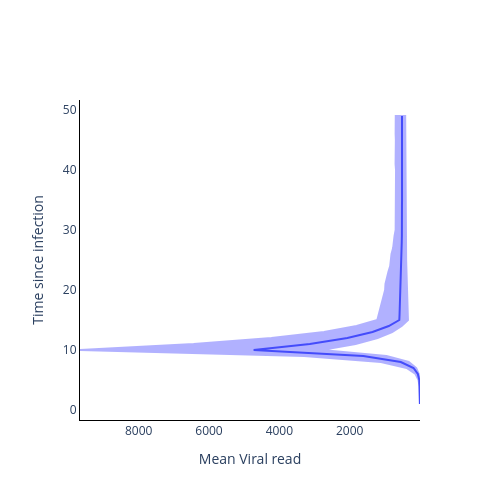

The notebook cell saved with this chart:
### Code cell
fig = go.Figure()

fig.add_trace(
    go.Scatter(
        y=time_from_infec,
        x=np.mean(vr_val, axis=1),
        mode='lines',
        name='Mean Viral read',
        showlegend=False,
    )
)

fig.add_trace(
    go.Scatter(
        y=time_from_infec.tolist() + time_from_infec.tolist()[::-1],
        x=np.quantile(vr_val, 0.975, axis=1).tolist() + np.quantile(vr_val, 0.025, axis=1).tolist()[::-1],
        mode='lines',
        fill='toself',
        fillcolor='blue',
        line_color='blue',
        opacity=0.3,
        showlegend=False,
    )
)

# Add axis labels
fig.update_layout(
    width=500, 
    height=500,
    plot_bgcolor='white',
    xaxis=dict(
        linecolor='black',
        title = 'Mean Viral read',
        autorange='reversed'
        ),
    yaxis=dict(
        linecolor='black',
        title = 'Time since infection'),
    #legend=dict(
    #    orientation="h",
    #    yanchor="bottom",
    #    y=1.02,
    #    xanchor="right",
    #    x=1
    #)
    )

fig.write_image('images/Optimal_sampling_Viral_read_model.pdf')
fig.show()

### Figure 1 — Plotly figure (JSON) as saved in the notebook; plotly's stock layout.template omitted (floating-point values rounded to 4 significant figures)
{"data": [{"mode": "lines", "name": "Mean Viral read", "showlegend": false, "type": "scatter", "x": [2.461, 2.447, 2.449, 7.245, 21.37, 62.93, 185.5, 547.2, 1614.0, 4731.0, 3134.0, 2067.0, 1351.0, 889.5, 589.0, 582.3, 575.4, 571.7, 567.3, 558.0, 554.6, 550.5, 544.4, 537.2, 533.8, 528.3, 522.9, 520.2, 517.2, 512.5, 512.3, 513.0, 514.1, 513.9, 511.9, 512.9, 513.6, 512.7, 512.5, 512.4, 513.1, 512.2, 513.1, 512.8, 512.2, 513.0, 512.1, 513.0, 513.2], "y": [1, 2, 3, 4, 5, 6, 7, 8, 9, 10, 11, 12, 13, 14, 15, 16, 17, 18, 19, 20, 21, 22, 23, 24, 25, 26, 27, 28, 29, 30, 31, 32, 33, 34, 35, 36, 37, 38, 39, 40, 41, 42, 43, 44, 45, 46, 47, 48, 49]}, {"fill": "toself", "fillcolor": "blue", "line": {"color": "blue"}, "mode": "lines", "opacity": 0.3, "showlegend": false, "type": "scatter", "x": [5.059, 4.991, 4.997, 14.95, 42.94, 128.0, 379.9, 1112.0, 3298.0, 9668.0, 6437.0, 4227.0, 2731.0, 1804.0, 1214.0, 1175.0, 1123.0, 1090.0, 1052.0, 993.0, 982.9, 947.7, 900.4, 848.9, 829.4, 811.5, 765.3, 752.8, 725.1, 693.6, 691.6, 691.1, 701.3, 696.8, 683.1, 693.5, 690.9, 692.9, 691.8, 682.8, 696.1, 690.6, 691.7, 686.4, 688.1, 694.3, 692.4, 697.2, 690.6, 422.5, 421.5, 419.9, 421.5, 422.3, 421.4, 421.8, 420.9, 420.6, 421.1, 421.1, 421.0, 422.7, 421.3, 420.8, 421.6, 421.4, 422.2, 420.9, 420.8, 417.0, 411.5, 404.3, 399.6, 395.6, 390.2, 384.0, 379.0, 375.6, 368.7, 363.9, 361.5, 354.7, 351.4, 343.4, 523.6, 795.2, 1209.0, 1834.0, 2800.0, 955.2, 322.4, 108.8, 37.14, 12.67, 4.239, 1.448, 1.457, 1.443], "y": [1, 2, 3, 4, 5, 6, 7, 8, 9, 10, 11, 12, 13, 14, 15, 16, 17, 18, 19, 20, 21, 22, 23, 24, 25, 26, 27, 28, 29, 30, 31, 32, 33, 34, 35, 36, 37, 38, 39, 40, 41, 42, 43, 44, 45, 46, 47, 48, 49, 49, 48, 47, 46, 45, 44, 43, 42, 41, 40, 39, 38, 37, 36, 35, 34, 33, 32, 31, 30, 29, 28, 27, 26, 25, 24, 23, 22, 21, 20, 19, 18, 17, 16, 15, 14, 13, 12, 11, 10, 9, 8, 7, 6, 5, 4, 3, 2, 1]}], "layout": {"height": 500, "plot_bgcolor": "white", "width": 500, "xaxis": {"autorange": "reversed", "linecolor": "black", "title": {"text": "Mean Viral read"}}, "yaxis": {"linecolor": "black", "title": {"text": "Time since infection"}}}}
